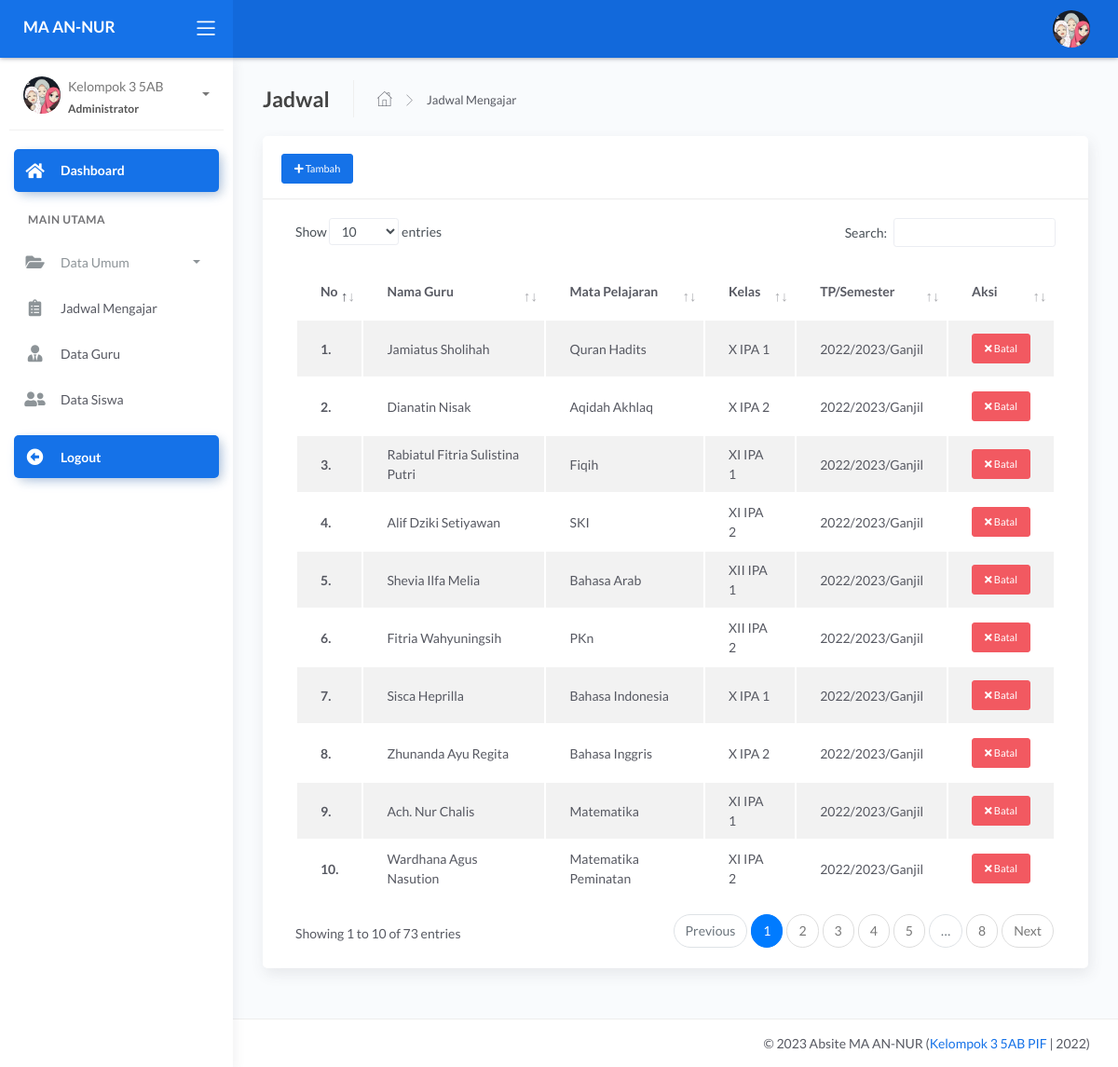
Page /admin/dashboard.php?page=jadwal (signed in) on the committed database.
### tables this page shows
CREATE TABLE `tb_mengajar` (
  `id_mengajar` int(11) NOT NULL,
  `kode_pelajaran` varchar(30) NOT NULL,
  `hari` varchar(40) NOT NULL,
  `jam_mengajar` varchar(60) NOT NULL,
  `jamke` varchar(11) NOT NULL,
  `id_guru` int(11) NOT NULL,
  `id_mapel` int(11) NOT NULL,
  `id_mkelas` int(11) NOT NULL,
  `id_semester` int(11) NOT NULL,
  `id_thajaran` int(11) NOT NULL
);

CREATE TABLE `tb_guru` (
  `id_guru` int(11) NOT NULL,
  `nip` varchar(15) NOT NULL,
  `nama_guru` varchar(120) NOT NULL,
  `email` varchar(65) NOT NULL,
  `password` varchar(100) NOT NULL,
  `foto` varchar(255) NOT NULL,
  `status` varchar(5) NOT NULL
);

CREATE TABLE `tb_mapel` (
  `id_mapel` int(11) NOT NULL,
  `kode_mapel` varchar(40) NOT NULL,
  `mapel` varchar(60) NOT NULL
);

CREATE TABLE `tb_mkelas` (
  `id_mkelas` int(11) NOT NULL,
  `kd_kelas` varchar(40) NOT NULL,
  `nama_kelas` varchar(40) NOT NULL
);

CREATE TABLE `tb_thajaran` (
  `id_thajaran` int(11) NOT NULL,
  `tahun_ajaran` varchar(30) NOT NULL,
  `status` int(11) NOT NULL
);

CREATE TABLE `tb_semester` (
  `id_semester` int(11) NOT NULL,
  `semester` varchar(45) NOT NULL,
  `status` int(10) NOT NULL
);

### admin/modul/jadwal/data_mengajar.php (the view)
<div class="page-inner">
          <div class="page-header">
            <h4 class="page-title">Jadwal</h4>
            <ul class="breadcrumbs">
              <li class="nav-home">
                <a href="dashboard.php">
                  <i class="flaticon-home"></i>
                </a>
              </li>
              <li class="separator">
                <i class="flaticon-right-arrow"></i>
              </li>
              <li class="nav-item">
                <a href="?page=jadwal">Jadwal Mengajar</a>
              </li>
            </ul>
          </div>
          <div class="row">
            <div class="col-md-12">
              <div class="card">
                <div class="card-header">
                  <div class="card-title">
                     <a href="?page=jadwal&act=add" class="btn btn-primary btn-sm text-white"><i class="fa fa-plus"></i> Tambah</a>
                  </div>
                </div>
                    <div class="card-body">
                      <div class="table-responsive">
                        <table id="basic-datatables" class="display table table-striped table-hover" >
                          <thead>
                            <tr>
                              <th>No</th>
                              <th>Nama Guru</th>
                              <th>Mata Pelajaran</th>
                              <th>Kelas</th>
                              <th>TP/Semester</th>
                              <th>Aksi </th>
                            </tr>
                          </thead>
                          <tbody>
                            <?php
                            $no=1;
                              $mapel = mysqli_query($con,"SELECT * FROM tb_mengajar
                            INNER JOIN tb_guru ON tb_mengajar.id_guru=tb_guru.id_guru
                            INNER JOIN tb_mapel ON tb_mengajar.id_mapel=tb_mapel.id_mapel
                            INNER JOIN tb_mkelas ON tb_mengajar.id_mkelas=tb_mkelas.id_mkelas
                            INNER JOIN tb_semester ON tb_mengajar.id_semester=tb_semester.id_semester
                            INNER JOIN tb_thajaran ON tb_mengajar.id_thajaran=tb_thajaran.id_thajaran
                               ");
                              foreach ($mapel as $d) {
                             ?>
                            <tr>
                              <th scope="row"><b><?=$no++; ?>.</b></th>
                              <td><?=$d['nama_guru'] ?></td>
                              <td><?=$d['mapel'] ?></td>
                              <td><?=$d['nama_kelas'] ?></td>
                              <td><?=$d['tahun_ajaran'] ?>/<?=$d['semester'] ?></td>
                              <td>
                                <a href="?page=jadwal&act=cancel&id=<?=$d['id_mengajar'];?>" class="btn btn-danger btn-sm"><i class="fa fa-times"></i> Batal</a>
                              </td>
                            </tr>
                          <?php } ?>
                          </tbody>
                        </table>
                      </div>
                    </div>
                  </div>
                </div>
</div>
</div>

### admin/dashboard.php (shortened to what this page needs)
<?php
 include '../config/db.php';
?> <script>
   <?php
$id_login = @$_SESSION['admin'];
$sql = mysqli_query($con,"SELECT * FROM tb_admin
 WHERE id_admin = '$id_login'") or die(mysqli_error($con));
$data = mysqli_fetch_array($sql);
?>
<!DOCTYPE html>
<html lang="en">
<head>
	<link rel="stylesheet" href="../assets/css/bootstrap.min.css">
	<link rel="stylesheet" href="../assets/css/atlantis.min.css">
	<link rel="stylesheet" href="../assets/css/demo.css">
</head>
<body>
	<div class="wrapper">
		<div class="main-header">
			<div class="logo-header" data-background-color="blue">
				<a href="dashboard.php" class="logo">
					<b class="text-white">MA AN-NUR</b>
				</a>
				<div class="nav-toggle">
					<button class="btn btn-toggle toggle-sidebar">
						<i class="icon-menu"></i>
					</button>
				</div>
			</div>
			<nav class="navbar navbar-header navbar-expand-lg" data-background-color="blue2">
				<div class="container-fluid">
					<ul class="navbar-nav topbar-nav ml-md-auto align-items-center">
						<li class="nav-item dropdown hidden-caret">
							<a class="dropdown-toggle profile-pic" data-toggle="dropdown" href="#" aria-expanded="false">
								<div class="avatar-sm">
									<img src="../assets/img/user/<?=$data['foto'] ?>" alt="..." class="avatar-img rounded-circle">
								</div>
							</a>
						</li>
					</ul>
				</div>
			</nav>
		</div>
		<div class="sidebar sidebar-style-2">
			<div class="sidebar-wrapper scrollbar scrollbar-inner">
				<div class="sidebar-content">
					<div class="user">
						<div class="avatar-sm float-left mr-2">
							<img src="../assets/img/user/<?=$data['foto'] ?>" alt="..." class="avatar-img rounded-circle">
						</div>
						<div class="info">
							<a data-toggle="collapse" href="#collapseExample" aria-expanded="true">
								<span>
									<?=$data['nama_lengkap'] ?>
									<span class="user-level">Administrator</span>
									<span class="caret"></span>
								</span>
							</a>
						</div>
					</div>
					<ul class="nav nav-primary">
						<li class="nav-item active">
							<a href="dashboard.php" class="collapsed">
								<i class="fas fa-home"></i>
								<p>Dashboard</p>
							</a>
						</li>
						<li class="nav-section">
							<h4 class="text-section">Main Utama</h4>
						</li>
						<li class="nav-item">
							<a data-toggle="collapse" href="#base">
								<i class="fas fa-folder-open"></i>
								<p>Data Umum</p>
								<span class="caret"></span>
							</a>
						</li>
						<li class="nav-item">
							<a class="collapse" href="?page=jadwal">
								<i class="fas fa-clipboard-list"></i>
								<span class="sub-item"> Jadwal Mengajar </span>
							</a>
						</li>
						<li class="nav-item">
							<a class="collapse" href="?page=guru">
								<i class="fas fa-user-tie"></i>
								<span class="sub-item"> Data Guru </span>
							</a>
						</li>
						<li class="nav-item">
							<a class="collapse" href="?page=siswa">
								<i class="fas fa-user-friends"></i>
								<span class="sub-item"> Data Siswa </span>
							</a>
						</li>
						<li class="nav-item active mt-3">
							<a href="logout.php" class="collapsed">
								<i class="fas fa-arrow-alt-circle-left"></i>
								<p>Logout</p>
							</a>
						</li>
					</ul>
				</div>
			</div>
		</div>
		<div class="main-panel">
			<div class="content">
				<?php
				$page= @$_GET['page'];
				$act = @$_GET['act'];
				if ($page=='master') {
					if ($act=='kelas') {
					include 'modul/master/kelas/data_kelas.php';
					}elseif ($act=='delkelas') {
					include 'modul/master/kelas/del.php';
					}elseif ($act=='semester') {
					include 'modul/master/semester/data.php';
					}elseif ($act=='delsemester') {
					include 'modul/master/semester/del.php';
					}elseif ($act=='set_semester') {
						include 'modul/master/semester/set.php';
					}
					elseif ($act=='ta') {
					include 'modul/master/ta/data.php';
					}elseif ($act=='delta') {
					include 'modul/master/ta/del.php';
					}elseif($act=='set_ta'){
						include 'modul/master/ta/set.php';
				}elseif ($act=='mapel') {
					include 'modul/master/mapel/data.php';
					}elseif ($act=='delmapel') {
					include 'modul/master/mapel/del.php';
					}
				}elseif ($page=='walas') {
					if ($act=='') {
					 include 'modul/wakel/data.php';
					}
        }
            elseif ($page=='rekap') {
					if ($act=='') {
						include 'modul/rekap/rekap_absen.php';
					}elseif ($act='rekap-perbulan') {
						include 'modul/rekap/rekap_perbulan.php';
					}
		}elseif ($page=='jadwal') {
			if ($act=='') {
				include 'modul/jadwal/data_mengajar.php';
			}elseif ($act=='add') {
				include 'modul/jadwal/tambah.php';
			}elseif ($act=='cancel') {
				include 'modul/jadwal/cancel.php';
			}
		}elseif ($page=='') {
			include 'modul/home.php';
		}else{
			echo "<b>Tidak ada Halaman</b>";
		}
				 ?>
			</div>
		<footer class="footer">
				<div class="container">
					<div class="copyright ml-auto">
						&copy; <?php echo date('Y');?> Absite MA AN-NUR (<a href=https://drive.google.com/drive/folders/1mzVJWcE3p5OrzQT06hjmPPyi2oG7Nsl9>Kelompok 3 5AB PIF </a> | 2022)
					</div>
				</div>
			</footer>
		</div>
	</div>
</body>
</html>

### rows in the picture
tb_mengajar: id_guru.nama_guru "Jamiatus Sholihah", id_mapel.mapel "Quran Hadits", id_mkelas.nama_kelas "X IPA 1", id_thajaran.tahun_ajaran "2022/2023", id_semester.semester "Ganjil"
tb_mengajar: id_guru.nama_guru "Dianatin Nisak", id_mapel.mapel "Aqidah Akhlaq", id_mkelas.nama_kelas "X IPA 2", id_thajaran.tahun_ajaran "2022/2023", id_semester.semester "Ganjil"
tb_mengajar: id_guru.nama_guru "Rabiatul Fitria Sulistina Putri", id_mapel.mapel "Fiqih", id_mkelas.nama_kelas "XI IPA 1", id_thajaran.tahun_ajaran "2022/2023", id_semester.semester "Ganjil"
tb_mengajar: id_guru.nama_guru "Alif Dziki Setiyawan", id_mapel.mapel "SKI", id_mkelas.nama_kelas "XI IPA 2", id_thajaran.tahun_ajaran "2022/2023", id_semester.semester "Ganjil"
tb_mengajar: id_guru.nama_guru "Shevia Ilfa Melia", id_mapel.mapel "Bahasa Arab", id_mkelas.nama_kelas "XII IPA 1", id_thajaran.tahun_ajaran "2022/2023", id_semester.semester "Ganjil"
tb_mengajar: id_guru.nama_guru "Fitria Wahyuningsih", id_mapel.mapel "PKn", id_mkelas.nama_kelas "XII IPA 2", id_thajaran.tahun_ajaran "2022/2023", id_semester.semester "Ganjil"
tb_mengajar: id_guru.nama_guru "Sisca Heprilla", id_mapel.mapel "Bahasa Indonesia", id_mkelas.nama_kelas "X IPA 1", id_thajaran.tahun_ajaran "2022/2023", id_semester.semester "Ganjil"
tb_mengajar: id_guru.nama_guru "Zhunanda Ayu Regita", id_mapel.mapel "Bahasa Inggris", id_mkelas.nama_kelas "X IPA 2", id_thajaran.tahun_ajaran "2022/2023", id_semester.semester "Ganjil"
tb_mengajar: id_guru.nama_guru "Ach. Nur Chalis", id_mapel.mapel "Matematika", id_mkelas.nama_kelas "XI IPA 1", id_thajaran.tahun_ajaran "2022/2023", id_semester.semester "Ganjil"
tb_mengajar: id_guru.nama_guru "Wardhana Agus Nasution", id_mapel.mapel "Matematika Peminatan", id_mkelas.nama_kelas "XI IPA 2", id_thajaran.tahun_ajaran "2022/2023", id_semester.semester "Ganjil"

### other values in the picture
$data['nama_lengkap'] "Kelompok 3 5AB"
